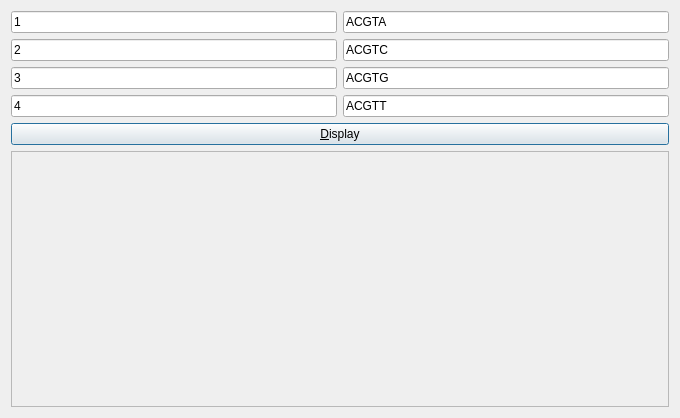
<?xml version="1.0" encoding="UTF-8"?>
<ui version="4.0">
 <class>QtTestQtDnaSequencesDisplay</class>
 <widget class="QDialog" name="QtTestQtDnaSequencesDisplay">
  <property name="geometry">
   <rect>
    <x>0</x>
    <y>0</y>
    <width>680</width>
    <height>418</height>
   </rect>
  </property>
  <property name="windowTitle">
   <string>QtTestQtDnaSequencesDisplay</string>
  </property>
  <layout class="QGridLayout" name="gridLayout">
   <item row="1" column="1">
    <widget class="QLineEdit" name="edit_sequence_2">
     <property name="text">
      <string>ACGTC</string>
     </property>
    </widget>
   </item>
   <item row="3" column="0">
    <widget class="QLineEdit" name="edit_name_4">
     <property name="text">
      <string>4</string>
     </property>
    </widget>
   </item>
   <item row="2" column="0">
    <widget class="QLineEdit" name="edit_name_3">
     <property name="text">
      <string>3</string>
     </property>
    </widget>
   </item>
   <item row="0" column="1">
    <widget class="QLineEdit" name="edit_sequence_1">
     <property name="text">
      <string>ACGTA</string>
     </property>
    </widget>
   </item>
   <item row="1" column="0">
    <widget class="QLineEdit" name="edit_name_2">
     <property name="text">
      <string>2</string>
     </property>
    </widget>
   </item>
   <item row="3" column="1">
    <widget class="QLineEdit" name="edit_sequence_4">
     <property name="text">
      <string>ACGTT</string>
     </property>
    </widget>
   </item>
   <item row="2" column="1">
    <widget class="QLineEdit" name="edit_sequence_3">
     <property name="text">
      <string>ACGTG</string>
     </property>
    </widget>
   </item>
   <item row="0" column="0">
    <widget class="QLineEdit" name="edit_name_1">
     <property name="text">
      <string>1</string>
     </property>
    </widget>
   </item>
   <item row="5" column="0" colspan="2">
    <widget class="QScrollArea" name="area">
     <property name="widgetResizable">
      <bool>true</bool>
     </property>
     <widget class="QWidget" name="area_content">
      <property name="geometry">
       <rect>
        <x>0</x>
        <y>0</y>
        <width>660</width>
        <height>233</height>
       </rect>
      </property>
      <layout class="QFormLayout" name="formLayout">
       <property name="fieldGrowthPolicy">
        <enum>QFormLayout::AllNonFixedFieldsGrow</enum>
       </property>
      </layout>
     </widget>
    </widget>
   </item>
   <item row="4" column="0" colspan="2">
    <widget class="QPushButton" name="button_display">
     <property name="text">
      <string>&amp;Display</string>
     </property>
    </widget>
   </item>
  </layout>
 </widget>
 <layoutdefault spacing="6" margin="11"/>
 <resources/>
 <connections/>
</ui>
